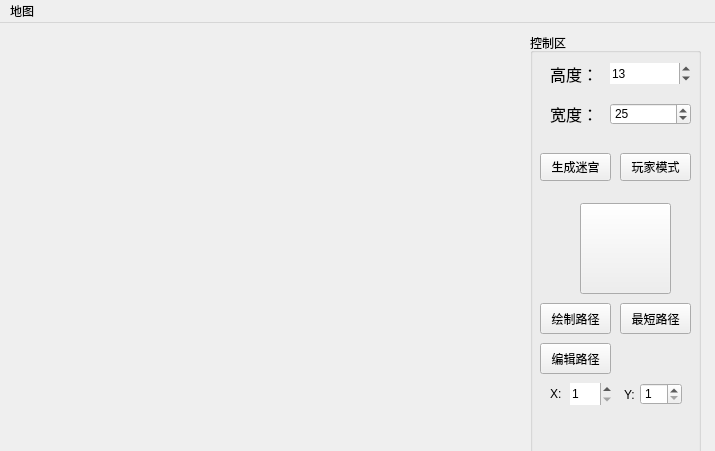
<?xml version="1.0" encoding="UTF-8"?>
<ui version="4.0">
 <class>MainWindow</class>
 <widget class="QMainWindow" name="MainWindow">
  <property name="geometry">
   <rect>
    <x>0</x>
    <y>0</y>
    <width>715</width>
    <height>451</height>
   </rect>
  </property>
  <property name="windowTitle">
   <string>迷宫老鼠</string>
  </property>
  <property name="styleSheet">
   <string notr="true"/>
  </property>
  <widget class="QWidget" name="centralWidget">
   <widget class="QGroupBox" name="groupBox">
    <property name="geometry">
     <rect>
      <x>530</x>
      <y>10</y>
      <width>171</width>
      <height>431</height>
     </rect>
    </property>
    <property name="title">
     <string>控制区</string>
    </property>
    <widget class="QSpinBox" name="spinBox_2">
     <property name="geometry">
      <rect>
       <x>80</x>
       <y>70</y>
       <width>81</width>
       <height>22</height>
      </rect>
     </property>
     <property name="minimum">
      <number>7</number>
     </property>
     <property name="maximum">
      <number>29</number>
     </property>
     <property name="singleStep">
      <number>2</number>
     </property>
     <property name="value">
      <number>25</number>
     </property>
    </widget>
    <widget class="QSpinBox" name="spinBox">
     <property name="geometry">
      <rect>
       <x>80</x>
       <y>30</y>
       <width>81</width>
       <height>21</height>
      </rect>
     </property>
     <property name="frame">
      <bool>false</bool>
     </property>
     <property name="readOnly">
      <bool>false</bool>
     </property>
     <property name="minimum">
      <number>7</number>
     </property>
     <property name="maximum">
      <number>29</number>
     </property>
     <property name="singleStep">
      <number>2</number>
     </property>
     <property name="value">
      <number>13</number>
     </property>
    </widget>
    <widget class="QPushButton" name="buttonPath">
     <property name="geometry">
      <rect>
       <x>50</x>
       <y>170</y>
       <width>91</width>
       <height>91</height>
      </rect>
     </property>
     <property name="text">
      <string/>
     </property>
    </widget>
    <widget class="QLabel" name="label">
     <property name="geometry">
      <rect>
       <x>20</x>
       <y>30</y>
       <width>51</width>
       <height>21</height>
      </rect>
     </property>
     <property name="font">
      <font>
       <family>Adobe 黑体 Std R</family>
       <pointsize>12</pointsize>
      </font>
     </property>
     <property name="text">
      <string>高度：</string>
     </property>
    </widget>
    <widget class="QLabel" name="label_2">
     <property name="geometry">
      <rect>
       <x>20</x>
       <y>70</y>
       <width>61</width>
       <height>21</height>
      </rect>
     </property>
     <property name="font">
      <font>
       <family>Adobe 黑体 Std R</family>
       <pointsize>12</pointsize>
      </font>
     </property>
     <property name="text">
      <string>宽度：</string>
     </property>
    </widget>
    <widget class="QPushButton" name="pushButton">
     <property name="geometry">
      <rect>
       <x>10</x>
       <y>270</y>
       <width>71</width>
       <height>31</height>
      </rect>
     </property>
     <property name="text">
      <string>绘制路径</string>
     </property>
    </widget>
    <widget class="QWidget" name="widget" native="true">
     <property name="geometry">
      <rect>
       <x>-10</x>
       <y>110</y>
       <width>210</width>
       <height>46</height>
      </rect>
     </property>
     <widget class="QPushButton" name="buttonPlay">
      <property name="geometry">
       <rect>
        <x>100</x>
        <y>10</y>
        <width>71</width>
        <height>28</height>
       </rect>
      </property>
      <property name="text">
       <string>玩家模式</string>
      </property>
     </widget>
     <widget class="QPushButton" name="buttonGenerate">
      <property name="geometry">
       <rect>
        <x>20</x>
        <y>10</y>
        <width>71</width>
        <height>28</height>
       </rect>
      </property>
      <property name="text">
       <string>生成迷宫</string>
      </property>
     </widget>
    </widget>
    <widget class="QPushButton" name="pushButton_2">
     <property name="geometry">
      <rect>
       <x>10</x>
       <y>310</y>
       <width>71</width>
       <height>31</height>
      </rect>
     </property>
     <property name="text">
      <string>编辑路径</string>
     </property>
    </widget>
    <widget class="QSpinBox" name="spinBox_3">
     <property name="geometry">
      <rect>
       <x>110</x>
       <y>350</y>
       <width>42</width>
       <height>22</height>
      </rect>
     </property>
     <property name="minimum">
      <number>1</number>
     </property>
     <property name="maximum">
      <number>29</number>
     </property>
    </widget>
    <widget class="QSpinBox" name="spinBox_4">
     <property name="geometry">
      <rect>
       <x>40</x>
       <y>350</y>
       <width>42</width>
       <height>22</height>
      </rect>
     </property>
     <property name="frame">
      <bool>false</bool>
     </property>
     <property name="readOnly">
      <bool>false</bool>
     </property>
     <property name="minimum">
      <number>1</number>
     </property>
     <property name="maximum">
      <number>29</number>
     </property>
    </widget>
    <widget class="QLabel" name="label_4">
     <property name="geometry">
      <rect>
       <x>20</x>
       <y>350</y>
       <width>31</width>
       <height>21</height>
      </rect>
     </property>
     <property name="text">
      <string>X:</string>
     </property>
    </widget>
    <widget class="QLabel" name="label_5">
     <property name="geometry">
      <rect>
       <x>94</x>
       <y>354</y>
       <width>16</width>
       <height>16</height>
      </rect>
     </property>
     <property name="text">
      <string>Y:</string>
     </property>
    </widget>
    <widget class="QPushButton" name="pushButton_3">
     <property name="geometry">
      <rect>
       <x>90</x>
       <y>270</y>
       <width>71</width>
       <height>31</height>
      </rect>
     </property>
     <property name="text">
      <string>最短路径</string>
     </property>
    </widget>
   </widget>
   <widget class="QLabel" name="label_3">
    <property name="geometry">
     <rect>
      <x>70</x>
      <y>40</y>
      <width>181</width>
      <height>181</height>
     </rect>
    </property>
    <property name="text">
     <string/>
    </property>
   </widget>
  </widget>
  <widget class="QMenuBar" name="menuBar">
   <property name="geometry">
    <rect>
     <x>0</x>
     <y>0</y>
     <width>715</width>
     <height>26</height>
    </rect>
   </property>
   <widget class="QMenu" name="menu">
    <property name="title">
     <string>地图</string>
    </property>
    <addaction name="actionfileout"/>
    <addaction name="actionfilein"/>
   </widget>
   <addaction name="menu"/>
  </widget>
  <action name="actionfileout">
   <property name="text">
    <string>导出地图</string>
   </property>
  </action>
  <action name="actionfilein">
   <property name="checkable">
    <bool>false</bool>
   </property>
   <property name="text">
    <string>导入地图</string>
   </property>
  </action>
 </widget>
 <layoutdefault spacing="6" margin="11"/>
 <resources/>
 <connections/>
</ui>
